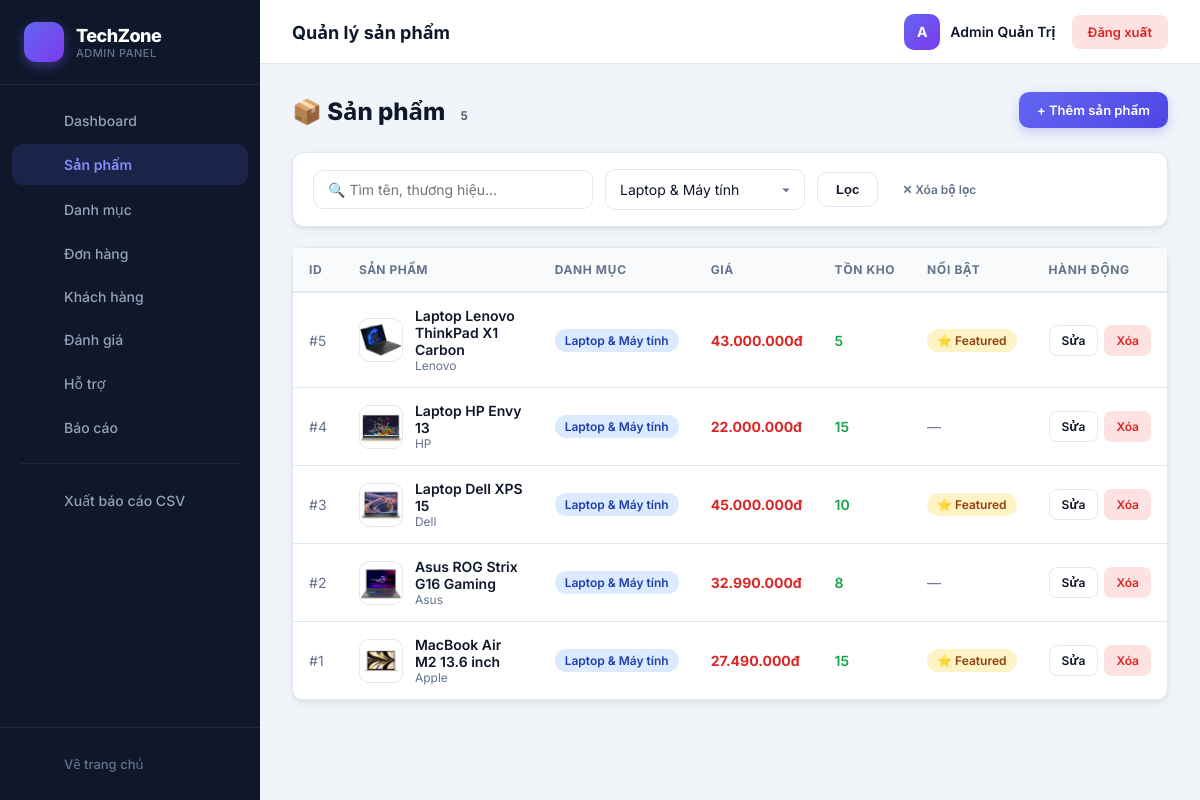
The app's page /admin/products.php?cat=1 (signed in), older data.
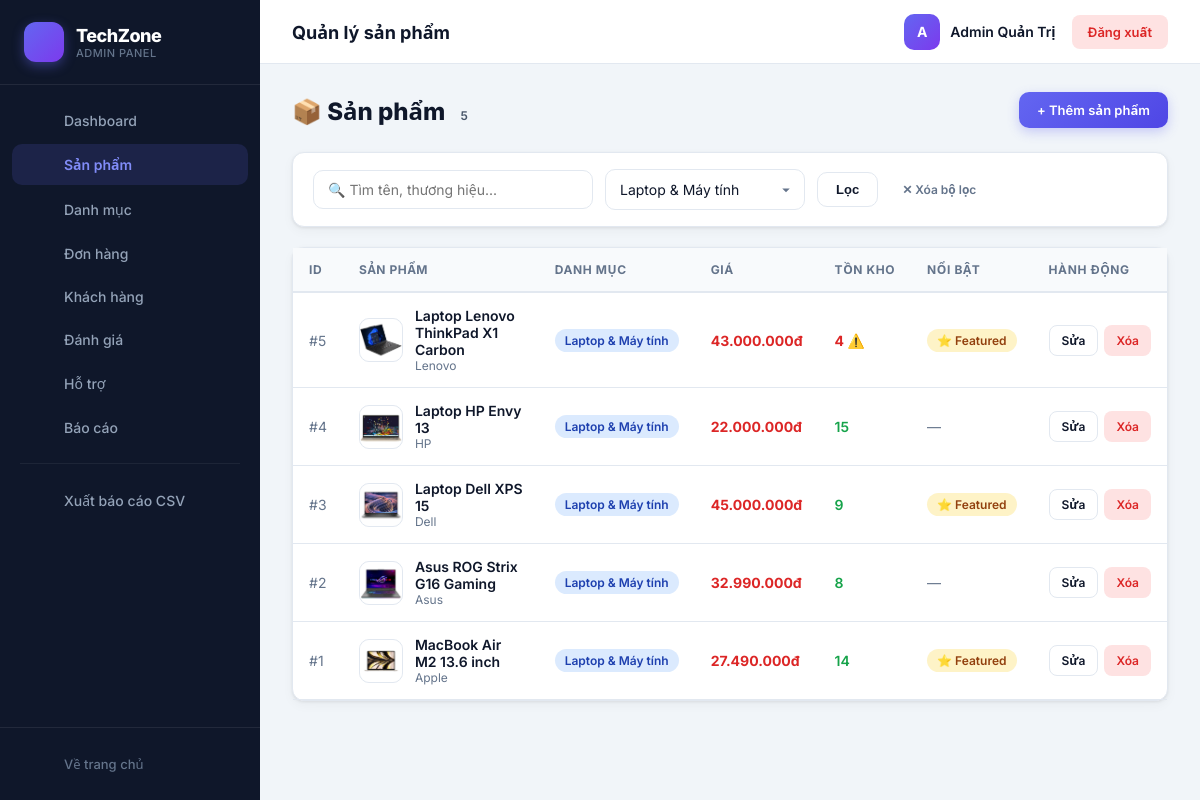
The same page, newer data.
### tables this page shows
CREATE TABLE `products` (
  `id` int(10) UNSIGNED NOT NULL,
  `category_id` int(10) UNSIGNED NOT NULL,
  `name` varchar(200) NOT NULL,
  `brand` varchar(100) NOT NULL,
  `description` text DEFAULT NULL,
  `price` decimal(15,0) NOT NULL DEFAULT 0,
  `stock` int(11) NOT NULL DEFAULT 0,
  `image_emoji` varchar(10) DEFAULT '?',
  `image_file` varchar(255) DEFAULT NULL,
  `rating` decimal(2,1) NOT NULL DEFAULT 4.5,
  `featured` tinyint(1) NOT NULL DEFAULT 0,
  `created_at` datetime NOT NULL DEFAULT current_timestamp(),
  `updated_at` datetime NOT NULL DEFAULT current_timestamp() ON UPDATE current_timestamp()
);

CREATE TABLE `categories` (
  `id` int(10) UNSIGNED NOT NULL,
  `name` varchar(100) NOT NULL,
  `slug` varchar(100) NOT NULL,
  `icon` varchar(10) DEFAULT '?'
);

### admin/products.php (the view, shortened to what this page needs)
<?php
$pdo = getDB();
$search = trim($_GET['q'] ?? '');
$catFilter = (int)($_GET['cat'] ?? 0);
$sql = "SELECT p.*, c.name AS cat_name FROM products p LEFT JOIN categories c ON p.category_id = c.id WHERE 1=1";
$params = [];
if ($catFilter > 0) {
    $sql .= " AND p.category_id = ?";
    $params[] = $catFilter;
}
$sql .= " ORDER BY p.id DESC";
$stmt = $pdo->prepare($sql);
$stmt->execute($params);
$products = $stmt->fetchAll();
$categories = $pdo->query("SELECT * FROM categories ORDER BY name")->fetchAll();
require_once __DIR__ . '/admin_layout.php';
?>
<div class="page-header">
    <h1>📦 Sản phẩm <span class="badge badge-secondary"><?= count($products) ?></span></h1>
    <a href="product_add.php" class="btn btn-primary">+ Thêm sản phẩm</a>
</div>
<div class="card" style="margin-bottom:20px;">
    <div class="card-body" style="padding:16px 20px;">
        <form method="GET" class="filter-bar">
            <input type="text" name="q" class="form-control" style="max-width:280px;" placeholder="🔍 Tìm tên, thương hiệu..." value="<?= htmlspecialchars($search) ?>">
            <select name="cat" class="form-control" style="max-width:200px;">
                <?php foreach ($categories as $c): ?>
                    <option value="<?= $c['id'] ?>" <?= $catFilter == $c['id'] ? 'selected' : '' ?>><?= htmlspecialchars($c['name']) ?></option>
                <?php endforeach; ?>
            </select>
            <button type="submit" class="btn btn-outline">Lọc</button>
            <?php if ($search || $catFilter): ?>
                <a href="products.php" class="btn btn-sm" style="color:var(--text-sub);">✕ Xóa bộ lọc</a>
            <?php endif; ?>
        </form>
    </div>
</div>
<div class="card">
    <div class="card-body" style="padding:0;">
        <div class="table-container">
            <table class="data-table">
                <thead>
                    <tr>
                        <th>ID</th>
                        <th>Sản phẩm</th>
                        <th>Danh mục</th>
                        <th>Giá</th>
                        <th>Tồn kho</th>
                        <th>Nổi bật</th>
                        <th>Hành động</th>
                    </tr>
                </thead>
                <tbody>
                    <?php foreach ($products as $p): ?>
                        <tr>
                            <td style="color:var(--text-sub);">#<?= $p['id'] ?></td>
                            <td>
                                <div class="product-cell">
                                    <img src="/bainhom/assets/images/<?= htmlspecialchars($p['image_file'] ?: 'no-image.png') ?>" class="product-thumb">
                                    <div>
                                        <div class="product-cell-name"><?= htmlspecialchars($p['name']) ?></div>
                                        <div class="product-cell-brand"><?= htmlspecialchars($p['brand']) ?></div>
                                    </div>
                                </div>
                            </td>
                            <td><span class="badge badge-info"><?= htmlspecialchars($p['cat_name'] ?? '—') ?></span></td>
                            <td class="price"><?= number_format($p['price'], 0, ',', '.') ?>đ</td>
                            <td>
                                <?php if ($p['stock'] == 0): ?>
                                    <span class="badge badge-danger">Hết hàng</span>
                                <?php elseif ($p['stock'] < 5): ?>
                                    <span class="stock-low"><?= $p['stock'] ?> ⚠️</span>
                                <?php else: ?>
                                    <span class="stock-ok"><?= $p['stock'] ?></span>
                                <?php endif; ?>
                            </td>
                            <td>
                                <?php if ($p['featured']): ?>
                                    <span class="badge badge-warning">⭐ Featured</span>
                                <?php else: ?>
                                    <span style="color:var(--text-sub);">—</span>
                                <?php endif; ?>
                            </td>
                            <td>
                                <div style="display:flex;gap:6px;">
                                    <a href="product_edit.php?id=<?= $p['id'] ?>" class="btn btn-outline btn-sm">Sửa</a>
                                    <a href="product_delete.php?id=<?= $p['id'] ?>" class="btn btn-danger btn-sm" onclick="return confirm('Xóa sản phẩm này?')">Xóa</a>
                                </div>
                            </td>
                        </tr>
                    <?php endforeach; ?>
                </tbody>
            </table>
        </div>
    </div>
</div>
<?php require_once __DIR__ . '/admin_footer.php'; ?>

Row changes from the older to the newer data that the page shows:
changed products "Laptop Lenovo ThinkPad X1 Carbon": stock "5" → "4"
changed products "Laptop Dell XPS 15": stock "10" → "9"
changed products "MacBook Air M2 13.6 inch": stock "15" → "14"
